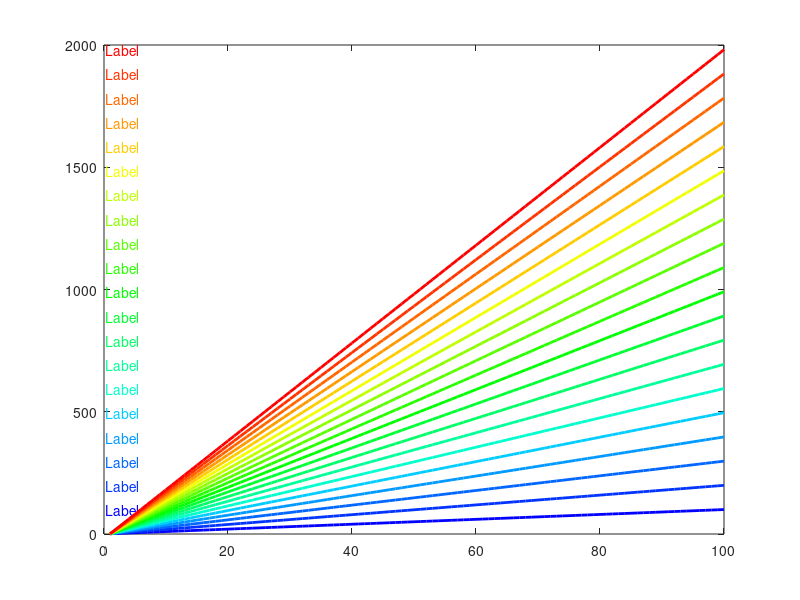

The MATLAB script that drew this image:
%%% Color Itteration with plotting
number_of_lines=20;
PaletteSize=number_of_lines;
QuadrantSize=(PaletteSize)/4;
PaletteStepSize=PaletteSize/QuadrantSize;
RGBCustom=zeros(QuadrantSize, 3);
%Table Goes R, G, B for the third dimension

for i=1:QuadrantSize
    RGBCustom(i,1)=0;
    RGBCustom(i,2)=((i-1)*PaletteStepSize)/PaletteSize;
    RGBCustom(i,3)=1;
end

for i=QuadrantSize+1:2*QuadrantSize
    RGBCustom(i,1)=0;
    RGBCustom(i,2)=1;
    RGBCustom(i,3)=((QuadrantSize*2-i)*PaletteStepSize)/number_of_lines;
end

for i=QuadrantSize*2+1:3*QuadrantSize
    RGBCustom(i,1)=((i-QuadrantSize*2)*PaletteStepSize-1)/number_of_lines;
    RGBCustom(i,2)=1;
    RGBCustom(i,3)=0;
end


for i=QuadrantSize*3+1:4*QuadrantSize
    RGBCustom(i,1)=1;
    RGBCustom(i,2)=(QuadrantSize*4-i)*PaletteStepSize/number_of_lines;
    RGBCustom(i,3)=0;
end

for i=1:number_of_lines
    x=1:100;
    data(i,:)=1:i:i*100;
end
spacing_step=max(max(data))/number_of_lines;
for i=1:number_of_lines
   plot(x,data(i,:),'Color',RGBCustom(i,:), 'LineWidth', 2);
   text(.2,spacing_step*i,'Label', 'Color',RGBCustom(i,:))
   hold on
end